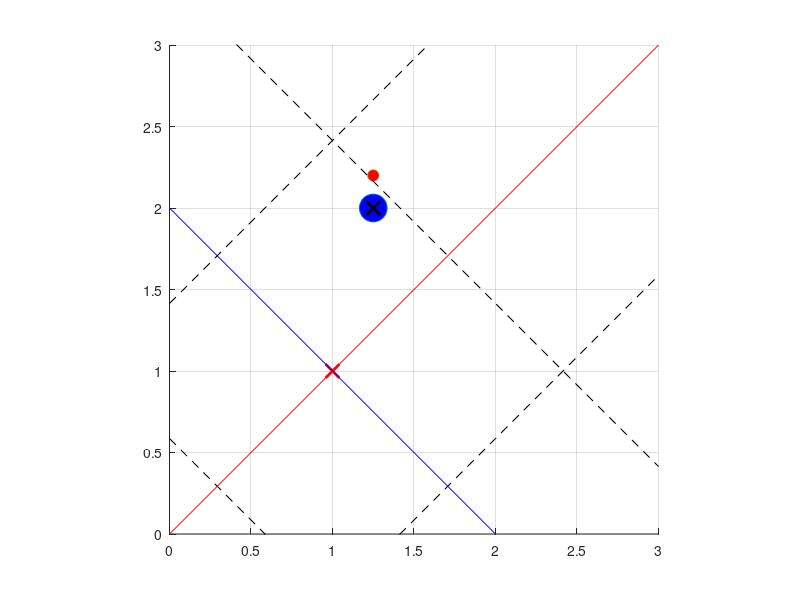

This chart was generated by the following MATLAB code: (Note: this script raises an error after producing the figure.)
clear;
close all;
load('all_estimation_8pi.mat')
load('gh_estimation_8pi.mat')

%feedback_simulation------------------------------------------------------

dt = 0.01; %%時間刻み=離散時間Tsとして使用
Tfin = 2; %シミュレーション終了時間
t1 = [0:dt:Tfin];

si = zeros(length(t1),3);
si(1,:) = [1+1/4 2 pi/2]; %(s1, s2, s3)=(x ,y, θ)の初期値を設定
% si(1,:) = [1 1 pi/4]; %(s1, s2, s3)=(x ,y, θ)の初期値を設定

zi = zeros(length(t1),3);

u1 = ones(1,length(t1)) * (-1);
u2 = ones(1,length(t1)) * (5);

m1 = ones(1,length(t1)) * (-1); % μ1 = v1 = u1cosθ
m2 = ones(1,length(t1)); % μ2 = v2/v1 = u2/(u1*cos^3θ)

gmap = zeros(1,length(t1));
hmap = zeros(1,length(t1));

k2 = 4;
k3 = 5;

x = si(1,1) + 0.2 * cos(si(1,3));
y = si(1,2) + 0.2 * sin(si(1,3));


l_max = 2;
m_max = 7;
n_max = 2;

l_now_3 = zeros(length(t1),1);
m_now_3 = zeros(length(t1),1);
n_now_3 = zeros(length(t1),1);

l_next_3 = zeros(length(t1),1);
m_next_3 = zeros(length(t1),1);
n_next_3 = zeros(length(t1),1);

l_real_3 = zeros(length(t1),1);
m_real_3 = zeros(length(t1),1);
n_real_3 = zeros(length(t1),1);

rho_3_tmp = zeros(length(t1), l_max, m_max, n_max, 3);
rho_3 = zeros(length(t1),3);

iteration = 100;

phi_g_now = zeros(1,imax_g);
phi_h_now = zeros(1,imax_h);



hold on;
axis equal;
grid on;

axis([0 3 0 3])

h = plot(zi(1,1),zi(1,3), 'o', 'MarkerSize' ,20, 'MarkerFaceColor', 'b');

h2 = plot(x,y,'o', 'MarkerSize' ,8, 'MarkerFaceColor', 'r');

plot(1+1/4,2,'kx','MarkerSize', 10,'LineWidth',2)
plot(1,1,'rx','MarkerSize', 10,'LineWidth',2)

z1_plot = 0:1:3;
z3_plot = 0:1:3;

for j = 0 : 2
    if j == 1
        plot(z1_plot, z1_plot - sqrt(2) + sqrt(2) * j, '-r')
        plot(z3_plot, - z3_plot + 2 + sqrt(2) * (j-1), '-b')
    else
        plot(z1_plot, z1_plot - sqrt(2) + sqrt(2) * j, '--k')
        plot(z3_plot, - z3_plot + 2 + sqrt(2) * (j-1), '--k')
    end
end


for i = 1:length(t1)-1

    break_switch = 0;

    set(h, 'XData', si(i,1),'YData', si(i,2));

    set(h2, 'XData', si(i,1) + 0.2 * cos(si(i,3)),'YData', si(i,2) + 0.2 * sin(si(i,3)));

    drawnow;

    F = getframe(gcf);
      % RGBデータをインデックス付きデータに変更
      [X,map] = rgb2ind(F.cdata,256);
      if i==1
          % GIFファイルに書き出し
          imwrite(X,map,'feedback_3dim.gif')
      else
          % 2回目以降は'append'でアニメーションを作成
          imwrite(X,map,'feedback_3dim.gif','WriteMode','append')
      end

    si(i+1,3) = si(i,3) + u2(i) * dt; %観測されるs3
    si(i+1,1) = si(i,1) + u1(i) * cos(si(i+1,3)) * dt; %観測されるs1
    si(i+1,2) = si(i,2) + u1(i) * sin(si(i+1,3)) * dt; %観測されるs2


    for a = 1 : l_max

        if break_switch == 1 
            break;
        end

        for b = 1 : m_max

            if break_switch == 1 
                break;
            end

            for c = 1 : n_max

                if break_switch == 1 
                    break;
                end

                if (a == l_max) || (b == m_max) || (c == n_max)
                    continue;
                end
    
                if a < l_max
                    a2 = a + 1;
                    l_real_3(i+1) = a - 1;
                elseif a == l_max + 1
                    a2 = 1;
                    l_real_3(i+1) = -1;
                else
                    a2 = a - 1;
                    l_real_3(i+1) = - a + l_max; 
                end
    
                if b < m_max
                    b2 = b + 1;
                    m_real_3(i+1) = b - 1;
                elseif b == m_max + 1
                    b2 = 1;
                    m_real_3(i+1) = -1;
                else
                    b2 = b - 1;
                    m_real_3(i+1) = - b + m_max;
                end
    
                if c < n_max
                    c2 = c + 1;
                    n_real_3(i+1) = c - 1;
                elseif c == n_max + 1
                    c2 = 1;
                    n_real_3(i+1) = -1;
                else
                    c2 = c - 1;
                    n_real_3(i+1) = - c + n_max;
                end
    
                A = [param_s(a2,b,c,:,iteration) - param_s(a,b,c,:,iteration); param_s(a,b2,c,:,iteration) - param_s(a,b,c,:,iteration); param_s(a,b,c2,:,iteration) - param_s(a,b,c,:,iteration)];

                B = transpose(reshape(A,[3,3]));

                x = [si(i+1,1) - param_s(a,b,c,1,iteration); si(i+1,2) - param_s(a,b,c,2,iteration); si(i+1,3) - param_s(a,b,c,3,iteration)];

                rho_3_tmp(i+1,a,b,c,:) = B \ x;


                if (0 <= rho_3_tmp(i+1,a,b,c,1)) && (rho_3_tmp(i+1,a,b,c,1) <= 1)
                    if (0 <= rho_3_tmp(i+1,a,b,c,2)) && (rho_3_tmp(i+1,a,b,c,2) <= 1)
                        if (0 <= rho_3_tmp(i+1,a,b,c,3)) && (rho_3_tmp(i+1,a,b,c,3) <= 1)

                            rho_3(i+1,:) = rho_3_tmp(i+1,a,b,c,:);
    
                            l_now_3(i+1) = a;
                            m_now_3(i+1) = b;
                            n_now_3(i+1) = c;

                            l_next_3(i+1) = a2;
                            m_next_3(i+1) = b2;
                            n_next_3(i+1) = c2;

                            break_switch = 1;
    
                        end
                    end
                end

            end
        end
    end

    if break_switch == 0
        % l_now_3(i+1) = l_now_3(i);
        % m_now_3(i+1) = m_now_3(i);
        % n_now_3(i+1) = n_now_3(i);

        % l_next_3(i+1) = l_next_3(i);
        % m_next_3(i+1) = m_next_3(i);
        % n_next_3(i+1) = n_next_3(i);

        % l_real_3(i+1) = l_real_3(i);
        % m_real_3(i+1) = m_real_3(i);
        % n_real_3(i+1) = n_real_3(i);

        % a = l_now_3(i+1);
        % b = m_now_3(i+1);
        % c = n_now_3(i+1);

        % rho_3(i+1,:) = rho_3_tmp(i,a,b,c,:);
        
        disp(i)
        disp("補間しました")
    end

    zi(i+1,1) = l_real_3(i+1) + rho_3(i+1,1);
    zi(i+1,2) = tan(pi/8) * (m_real_3(i+1) + rho_3(i+1,2));
    zi(i+1,3) = n_real_3(i+1) + rho_3(i+1,3);


    for p = 1 : imax_g
        phi_g_now(p) = exp( - sqrt( (si(i+1,1) - mean_g(p,1)) ^ 2 + (si(i+1,2) - mean_g(p,2)) ^ 2 + (si(i+1,3) - mean_g(p,3)) ^ 2 ) / (2 * var_g ^ 2) );
    end
    
    for q = 1 : imax_h
        phi_h_now(q) = exp( - sqrt( (si(i+1,1) - mean_h(q,1)) ^ 2 + (si(i+1,2) - mean_h(q,2)) ^ 2 + (si(i+1,3) - mean_h(q,3)) ^ 2 ) / (2 * var_h ^ 2) );
    end

    % gmap(i+1) = ((zi(i+1,2) - zi(i,2)) * u1(i)) / ((zi(i+1,1) - zi(i,1)) * u2(i));
    % hmap(i+1) = (zi(i+1,1) - zi(i,1)) / (u1(i) * dt);

    gmap(i+1) = 1 / (cos(si(i+1,3) - pi/4)) ^ 3;
    % hmap(i+1) = cos(si(i+1,3) - pi/4);

    % gmap(i+1) = phi_g_now * w_g;
    hmap(i+1) = phi_h_now * w_h;

    if i > 1
        m1(i+1) = -2 * zi(i+1,1); %入力m1(=v1=u1cosθ), m1=-λz1で(λ>0の定数)z1を0に収束
    end

    %入力m2はm1正負で場合分け
    if m1(i+1) > 0
        m2(i+1) = -k2 * zi(i+1,2) - k3 * zi(i+1,3); 
    else
        m2(i+1) = k2 * zi(i+1,2) - k3 * zi(i+1,3); 
    end

    u1(i+1) = m1(i+1) / hmap(i+1);
    u2(i+1) = m2(i+1) * u1(i+1) / gmap(i+1);

end